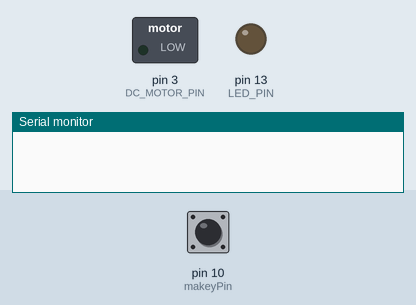
The sketch below on a simulated Arduino Uno, built with avr-gcc and run on an emulated ATmega328P. Shown: switched loads named in the sketch (green lamp = pin HIGH), output pins drawn as LEDs (lit = HIGH), the last lines printed to the serial monitor. Inputs (shaded band) come from the test bench; at power-on: pin 10 (makeyPin) LOW. Random numbers use the default seed unless the sketch sets one.

Above: at 1.2 s.
1.3 s: pin 10 (makeyPin) pulled HIGH for 0.15 s
At 1.6 s:
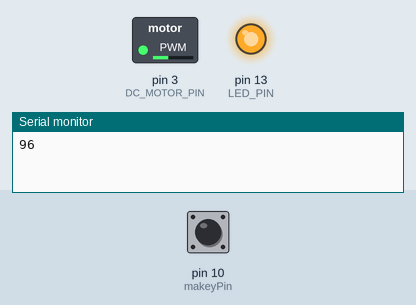
3.5 s: pin 10 (makeyPin) pulled HIGH for 3.2 s
At 4.1 s:
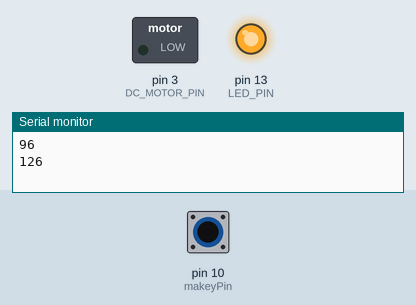
8.2 s: pin 10 (makeyPin) pulled HIGH for 1 s
At 10.3 s:
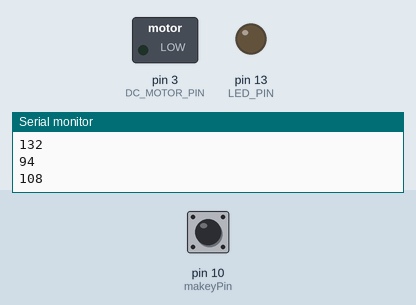
Timing chart, 0 to 11.8 s (numbered marks = the images above; inputs shaded):
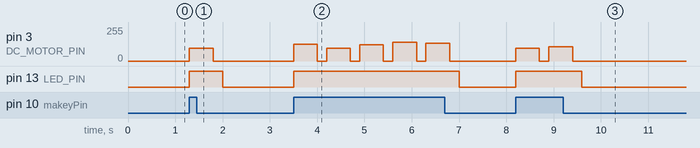

Measured:
- after the input at 1.3 s, pin 3 (DC_MOTOR_PIN): 0/255 → 96/255 at once, → 0/255 0.50 s later; pin 13 (LED_PIN): LOW → HIGH at once, → LOW 0.70 s later
- after the input at 8.2 s, pin 3 (DC_MOTOR_PIN): 0/255 → 94/255 at once, → 0/255 0.50 s later, → 108/255 0.20 s later, → 0/255 0.50 s later; pin 13 (LED_PIN): LOW → HIGH at once, → LOW 1.4 s later

The sketch:

KissWandMotors-Experimental.ino
```cpp
#define DC_MOTOR_PIN 3
#define LED_PIN 13
float reqVolt = 3; // Required Voltage, modify as desired
float peakVolt = sq(5);
float volt = 255 * sq(reqVolt) / peakVolt; // Duty Cycle = RequiredVoltage² / PeakVoltage² ; Multiply by 255 to get the analog write value
int makeyPin = 10; //DDT
int makeyTouch = 0; //DDT
int counter = 0;

void setup() {
  /* Initialize DC motor control pin as digital output */
  Serial.begin(57600);
  pinMode( DC_MOTOR_PIN, OUTPUT );
  pinMode( LED_PIN, OUTPUT);
}

void loop() {

makeyTouch = digitalRead(makeyPin);   // read the input pin

if ((makeyTouch == HIGH) && (counter <=1)) {
  int pwmVal = random(53) + 90; // random of difference betw max & min, + min; 153 = 3V; random(53)+115
  analogWrite( DC_MOTOR_PIN, pwmVal ); //3V
  Serial.println(pwmVal);
  digitalWrite( LED_PIN, HIGH );
  /* Let it run for a while */
  delay( 500 );
  digitalWrite( DC_MOTOR_PIN, LOW );
  delay( 100 );

  counter++;
  }

if (makeyTouch == HIGH)
{
  counter = 0;
  delay(100); //debounce value, default = 100ms
  }
else {
digitalWrite( DC_MOTOR_PIN, LOW );
digitalWrite( LED_PIN, LOW );

  }
}
```
